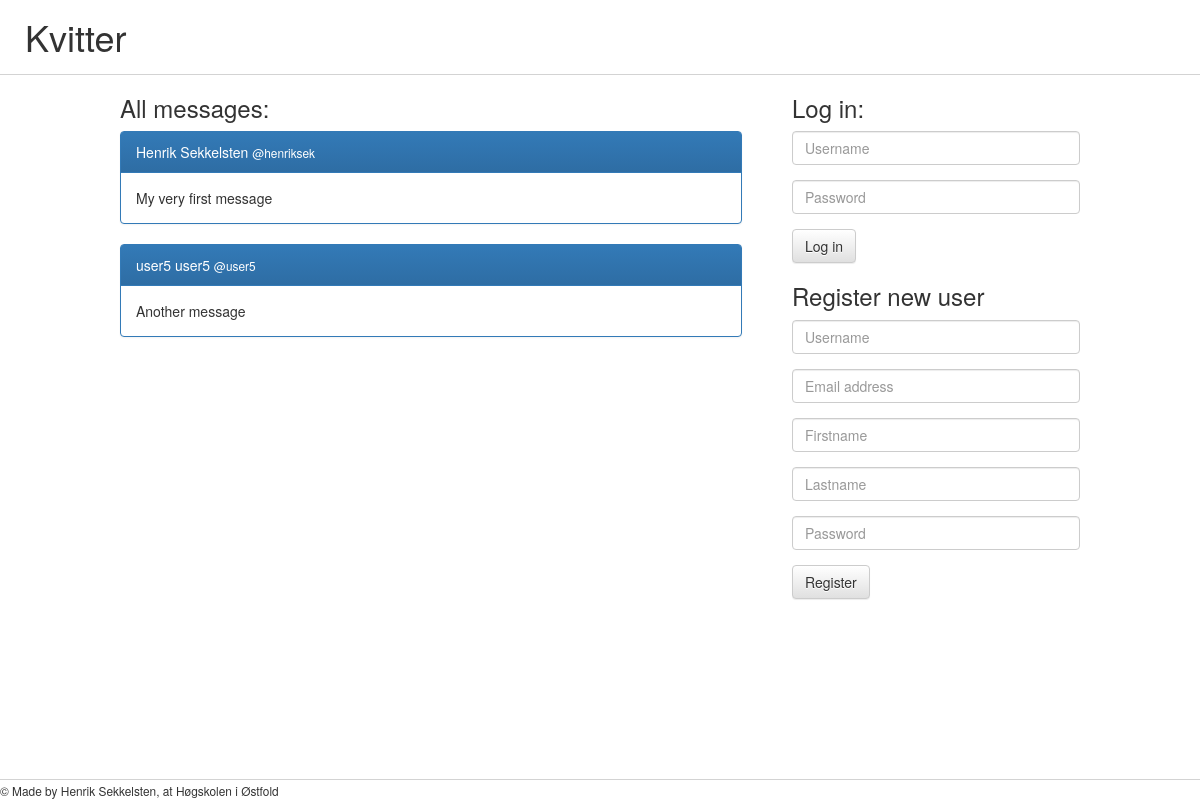
Before: / with the older database file.
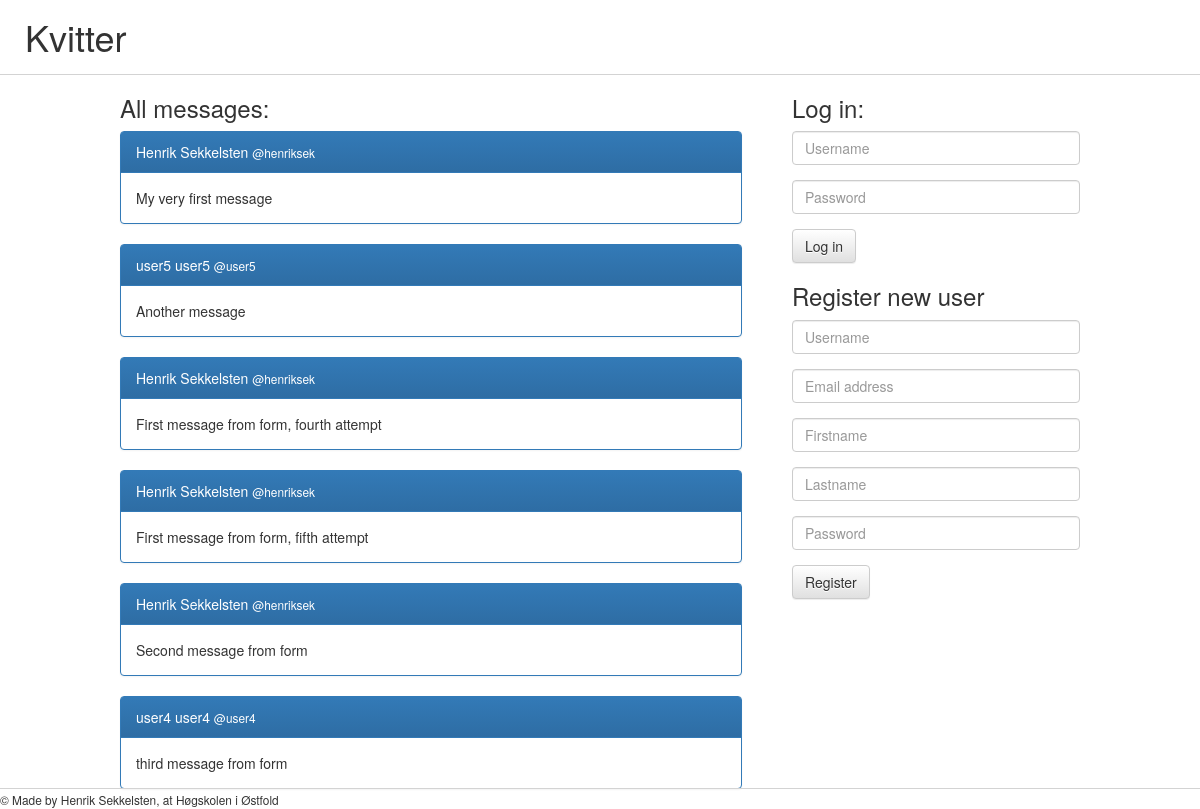
After: the same page with the newer database file.
### message_app/models.py (models this page shows)
class Message(models.Model):
    content = models.CharField(max_length=140)
    created_by = models.ForeignKey(User)
    created_datetime = models.DateTimeField()

### theme/views.py (the view)
# urls.py: url(r'^$', views.frontpage, name='frontpage'),
def frontpage(request):
    messages = Message.objects.all()
    context = {'messages': messages}
    return render(request, 'theme/frontpage.html', context)

### theme/templates/theme/frontpage.html (shortened to what this page needs)
{% extends 'theme/base.html' %}
{% block pagecontent %}
    <section id="message_listings">
        <div>
            <h3>All messages:</h3>
            {% for msg in messages %}
                <div class="panel panel-primary">
                    <div class="panel-heading">
                        {{msg.created_by.first_name}} {{msg.created_by.last_name}}
                        <small>@{{msg.created_by.username}}</small>
                    </div>
                    <div class="panel-body">{{msg.content}}</div>
                </div>
            {% endfor %}
        </div>
    </section>
    <section id="user_auth">
        {% if user.is_anonymous %}
        <div>
            <h3>Log in:</h3>
            <form method="post" action="/useraccounts/login/">
                <div class="form-group">
                    <input class="form-control" type="text" name="username" id="loginUsername" placeholder="Username">
                </div>
                <div class="form-group">
                    <input class="form-control" type="password" name="password" id="loginPassword" placeholder="Password">
                </div>
                <div class="form-group">
                    <button class="btn btn-default" type="submit">Log in</button>
                </div>
            </form>
        </div>
        <div>
            <h3>Register new user</h3>
            <form method="post" action="/useraccounts/register/">
                <div class="form-group">
                    <input class="form-control" type="text" name="username" id="registerUsername" placeholder="Username">
                </div>
                <div class="form-group">
                    <input class="form-control" type="email" name="email" id="registerEmail" placeholder="Email address">
                </div>
                <div class="form-group">
                    <input class="form-control" type="text" name="firstname" id="registerFirstname" placeholder="Firstname">
                </div>
                <div class="form-group">
                    <input class="form-control" type="text" name="lastname" id="registerLastname" placeholder="Lastname">
                </div>
                <div class="form-group">
                    <input class="form-control" type="password" name="password" id="registerPassword" placeholder="Password">
                </div>
                <div class="form-group">
                    <button class="btn btn-default" type="submit">Register</button>
                </div>
            </form>
        </div>
        {% endif %}
    </section>
{% endblock %}

### theme/templates/theme/base.html (shortened to what this page needs)
{% load staticfiles %}
<!DOCTYPE html>
<html lang="en">
    <head>
        <link rel="stylesheet" href="{% static "theme/style.css" %}">
        <link rel="stylesheet" href="https://maxcdn.bootstrapcdn.com/bootstrap/3.3.4/css/bootstrap.min.css">
        <link rel="stylesheet" href="https://maxcdn.bootstrapcdn.com/bootstrap/3.3.4/css/bootstrap-theme.min.css">
    </head>
    <body>
        <div id="page_container">
            <header>
                <h1>Kvitter</h1>
            </header>
            <div id="content_container">
                <main>
                    {% block pagecontent %}
                    {% endblock %}
                </main>
            </div>
            <footer>
                <small>&copy; Made by Henrik Sekkelsten, at Høgskolen i Østfold</small>
            </footer>
        </div>
    </body>
</html>

### theme/static/theme/style.css (style rules this page uses)
section, main { margin: 0; padding: 0; }
header { padding-left: 25px; padding-right: 25px; width: 100%; height: 75px; border-bottom: 1px solid lightgrey; }
#content_container { width: 80%; margin-left: auto; margin-right: auto; }
footer { width: 100%; position: absolute; bottom: 0; border-top: 1px solid lightgrey; }
#message_listings { position: relative; width: 70%; float: left; padding-right: 50px; }
#user_auth { position: relative; width: 30%; float: right; }
header h1 { float: left; margin: 0; position: relative; top: 50%; transform: translateY(-50%); -webkit-transform: translateY(-50%); -ms-transform: translateY(-50%); }

Changed rows visible on the page:
added Message: created_by.first_name "Henrik", created_by.last_name "Sekkelsten", created_by.username "henriksek", content "First message from form, fourth attempt"
added Message: created_by.first_name "Henrik", created_by.last_name "Sekkelsten", created_by.username "henriksek", content "First message from form, fifth attempt"
added Message: created_by.first_name "Henrik", created_by.last_name "Sekkelsten", created_by.username "henriksek", content "Second message from form"
added Message: created_by.first_name "user4", created_by.last_name "user4", created_by.username "user4", content "third message from form"
